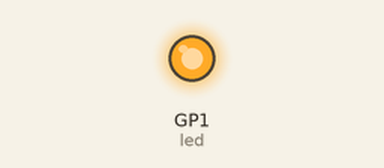
Recording of a program running on a simulated Raspberry Pi Pico running MicroPython. On the bench: output pins drawn as LEDs (lit = HIGH). What the program prints to the serial console is not drawn.

Above: at 0.1 s.
Timing chart, 0 to 1.6 s (numbered marks = the images above):
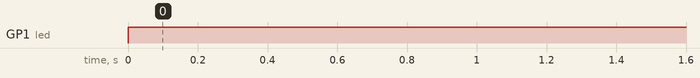

The program:

PIR_LED_Sample.py
```python
from machine import Pin
import time

#PIR sensor pin 28
pir_sensor = Pin(28, Pin.IN)
ledPin = 1
led = Pin(ledPin, Pin.OUT)

def lightUpLED():
    led.on()

def turnOffLED():
    led.off()

while True:
    # Check the PIR sensor value
    if pir_sensor.value() == 0:
        print("Monitoring...")  # No motion detected
        turnOffLED()
    else:
        print("Somebody here!")  # Motion detected
        lightUpLED()

    time.sleep(1)
```

Measured:
- by itself, GP1 (led): LOW → HIGH at 0.00 s
